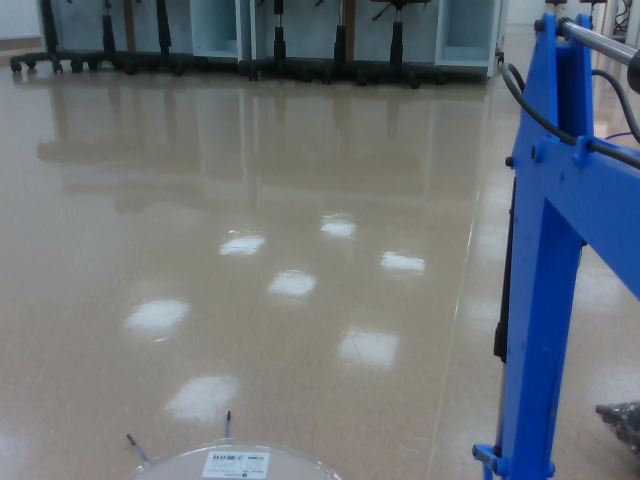
#> input picture perception/dataset/aligned_color_frame7.png, 640 x 480 px, found by its file name
$ python segmentArm.py
#> lines starting #> are read from the running program, lines starting #| are printed output that depends on the picture; after the words box and inside, x2 and y2 are one past the last pixel; in counts of white or black regions, pixels touching at a corner belong together
import numpy as np
import ctypes
import struct
import cv2
from PIL import Image, ImageDraw
import matplotlib.pyplot as plt

def segmentArm(hsv_img, lower, upper):
    # interval 1
    # mask1 = np.where(np.logical_and(hsv_list >= lower_red, hsv_list <= upper_red))
    mask1 = cv2.inRange(hsv_img, lower, upper)
    # [6 lines of commented-out code are left out]
    mask = mask1
    return mask

if __name__=="__main__":
    img_path = '/home/pyhuang/VE450/excavator_arm_obstacle_avoidance/perception/dataset/aligned_color_frame7.png'
    img = cv2.imread(img_path)
#> img is the input picture: shape (480, 640, 3); mean B, G, R 120.7, 114.2, 106.7
    cv2.namedWindow('imageshow', 2)
    cv2.imshow('imageshow', img)

    # direct access
    B = img[:, :, 0]
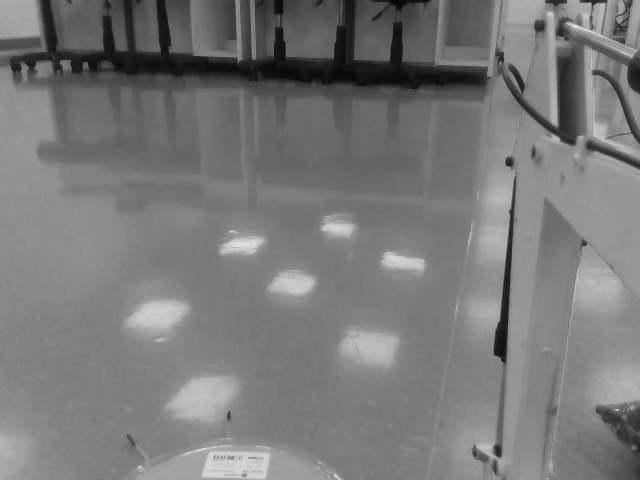
#> B: shape (480, 640); min 6, max 239, mean 120.7
    G = img[:, :, 1]
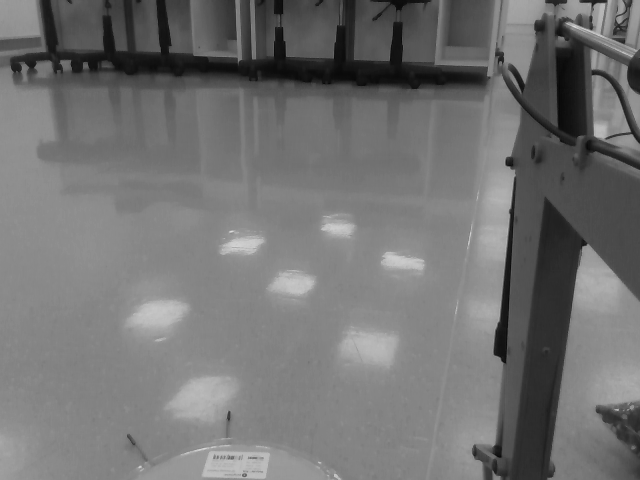
#> G: shape (480, 640); min 6, max 219, mean 114.2
    R = img[:, :, 2]
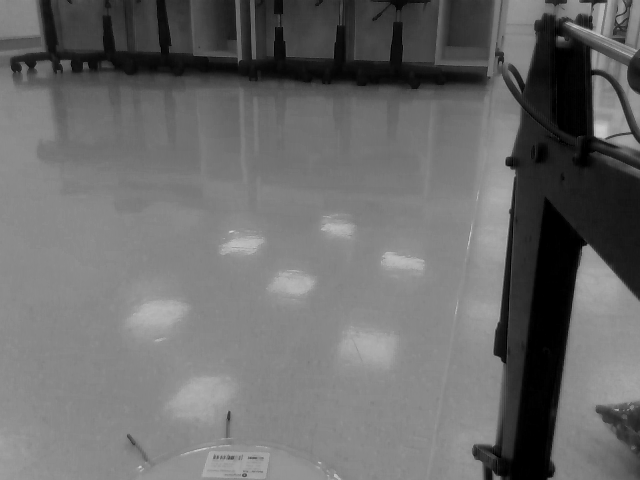
#> R: shape (480, 640); min 0, max 210, mean 106.7

    # wrong BGR -> RGB
    RGB_img = np.zeros_like(img)
    RGB_img[:, :, 0] = R
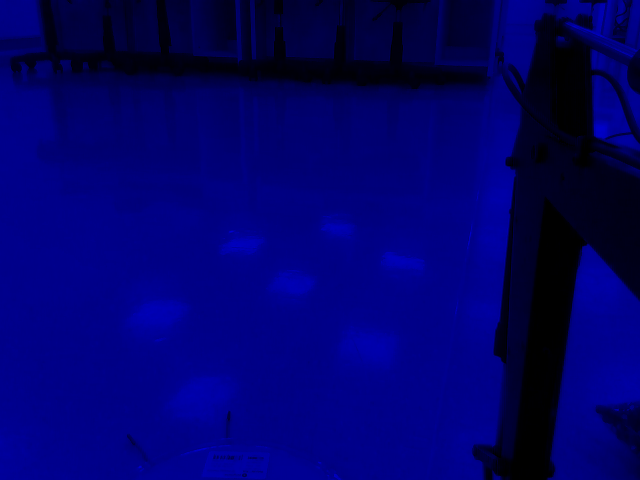
#> RGB_img: shape (480, 640, 3); mean of channels 0, 1, 2 106.7, 0, 0; drawn as B, G, R
    RGB_img[:, :, 1] = G
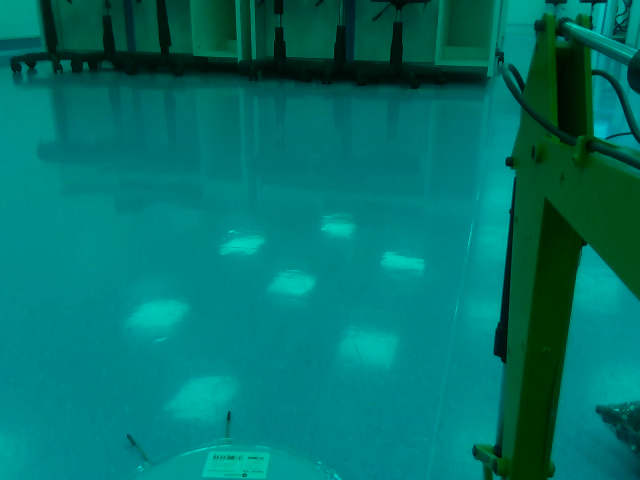
#> RGB_img: shape (480, 640, 3); mean of channels 0, 1, 2 106.7, 114.2, 0; drawn as B, G, R
    RGB_img[:, :, 2] = B
    cv2.namedWindow("RGB?", 2)
    cv2.imshow('RGB?', RGB_img)

    img_hsv = cv2.cvtColor(RGB_img, cv2.COLOR_RGB2HSV)
#> img_hsv: shape (480, 640, 3); mean H, S, V 61.7, 50, 125.6
    def getpos(event, x, y, flags, param):
        if event == cv2.EVENT_LBUTTONDOWN:
            print(img_hsv[y, x])
    cv2.namedWindow("HSV?", 2)
    cv2.imshow("HSV?", img_hsv)
    cv2.setMouseCallback("RGB?", getpos)
    # lower = np.array([90, 43, 46])
    lower = np.array([100, 110, 46])
    upper = np.array([140, 255, 255])
    mask = segmentArm(img_hsv, lower, upper)
#> in segmentArm, `mask1 = cv2.inRange(hsv_img, lower, upper)`:
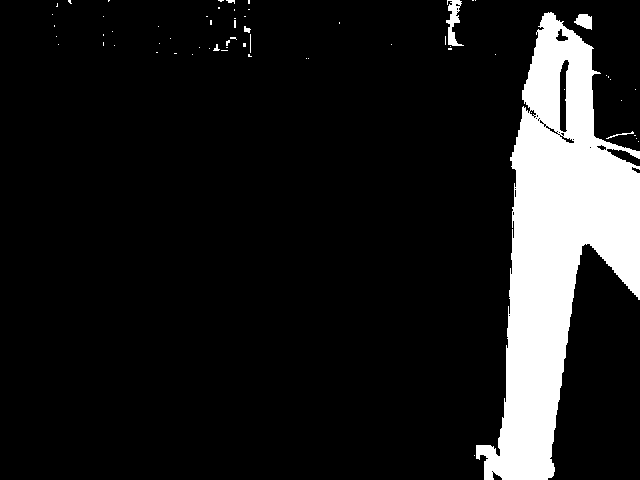
#> mask1: shape (480, 640); 11.8% white; 65 white regions (58 under 20 px), largest, box (x1, y1, x2, y2) and area: (476, 12, 640, 480) 35366, (446, 0, 464, 46) 385, (574, 14, 592, 30) 198
    arm_idx = np.where(mask==255)
#> arm_idx = 36286 positions, rows 0 to 479, columns 52 to 639
    arm_img = RGB_img
    arm_img[arm_idx] = np.array([255, 255, 255])
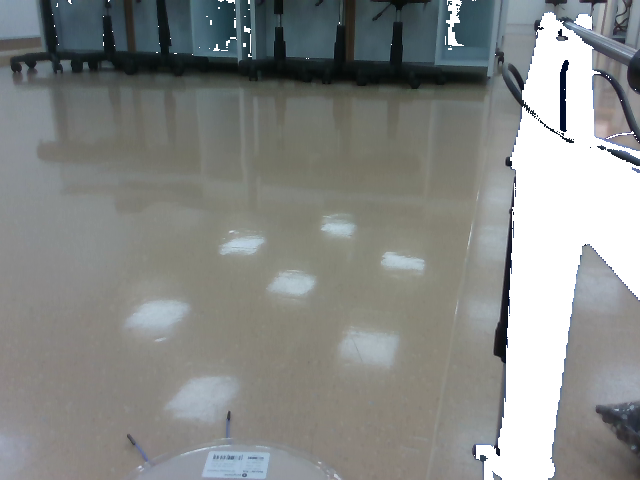
#> arm_img: shape (480, 640, 3); mean R, G, B 134.2, 137, 135.1
    cv2.namedWindow("Arm White", 2)
    cv2.imshow('Arm White', arm_img)

    cv2.waitKey(0)

$ run again, with perception/dataset/aligned_color_frame1.png copied over perception/dataset/aligned_color_frame7.png
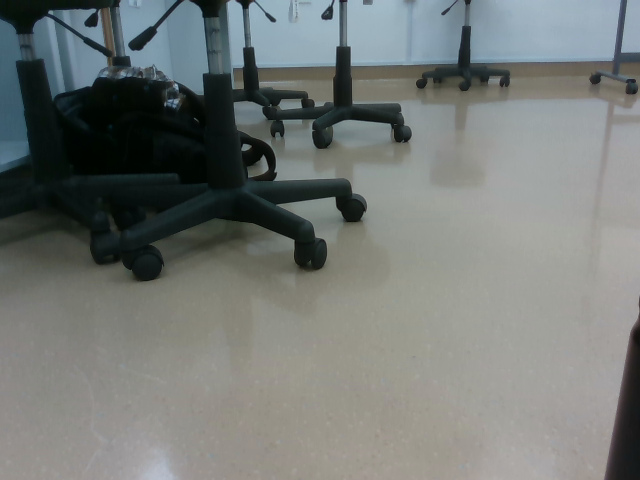
#> input picture perception/dataset/aligned_color_frame1.png, 640 x 480 px, found by its file name
#> img is the input picture: shape (480, 640, 3); mean B, G, R 118.4, 121, 116.5
#> img_hsv: shape (480, 640, 3); mean H, S, V 52.8, 41.1, 124.1
#> in segmentArm, `mask1 = cv2.inRange(hsv_img, lower, upper)`:
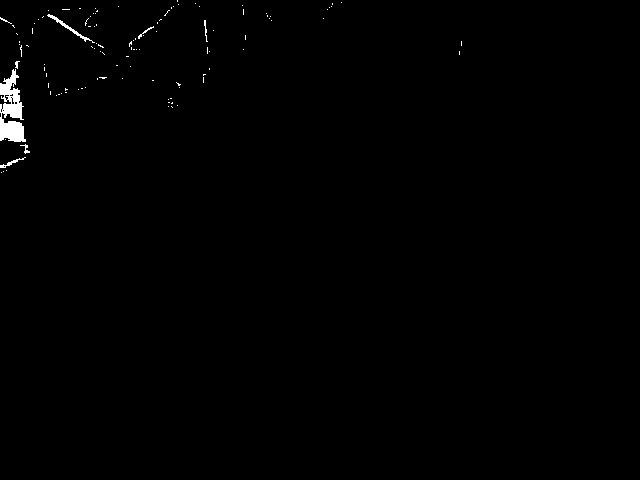
#> mask1: shape (480, 640); 0.57% white; 111 white regions (104 under 20 px), largest, box (x1, y1, x2, y2) and area: (0, 69, 26, 142) 1132, (47, 14, 95, 43) 151, (0, 157, 26, 168) 65
#> arm_idx = 1757 positions, rows 0 to 172, columns 0 to 461
#> `arm_img[arm_idx] = np.array([255, 255, 255])`:
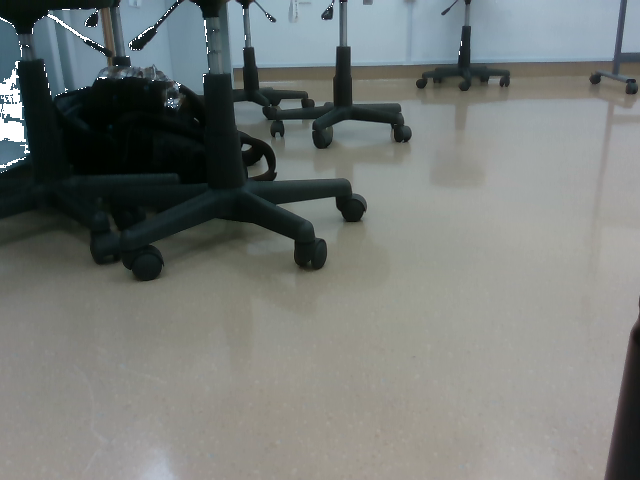
#> arm_img: shape (480, 640, 3); mean R, G, B 117.6, 122, 119.3

$ run again, with perception/dataset/aligned_color_frame10.png copied over perception/dataset/aligned_color_frame7.png
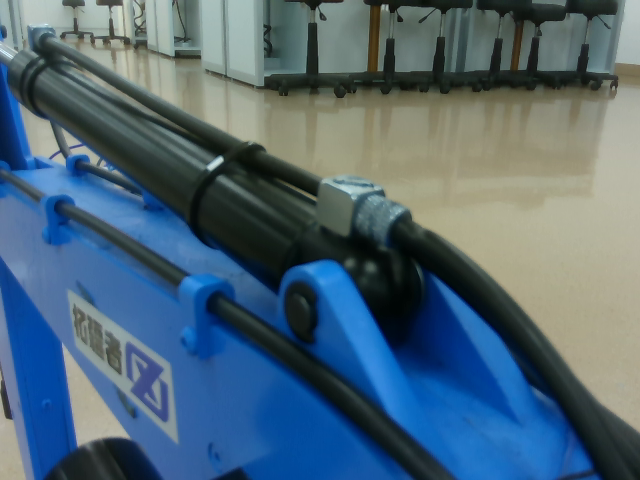
#> input picture perception/dataset/aligned_color_frame10.png, 640 x 480 px, found by its file name
#> img is the input picture: shape (480, 640, 3); mean B, G, R 118.6, 102.5, 78.2
#> img_hsv: shape (480, 640, 3); mean H, S, V 76.4, 107.9, 126.8
#> in segmentArm, `mask1 = cv2.inRange(hsv_img, lower, upper)`:
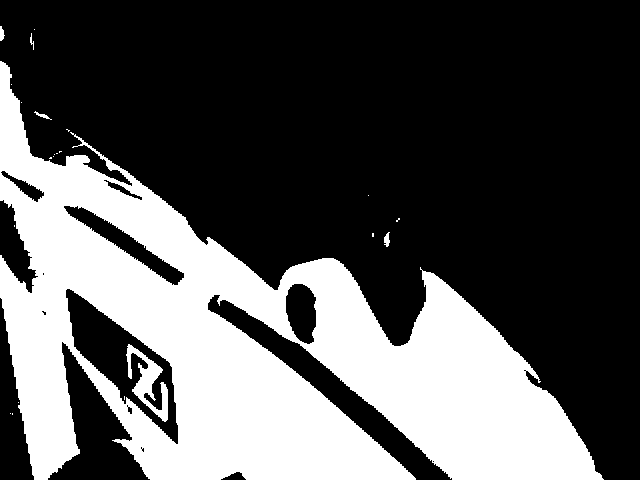
#> mask1: shape (480, 640); 33.6% white; 23 white regions (17 under 20 px), largest, box (x1, y1, x2, y2) and area: (0, 61, 604, 480) 101686, (126, 344, 168, 422) 1214, (384, 232, 390, 247) 60, (0, 26, 5, 41) 51, (34, 111, 52, 120) 46, (30, 33, 34, 50) 28
#> arm_idx = 103133 positions, rows 26 to 479, columns 0 to 603
#> `arm_img[arm_idx] = np.array([255, 255, 255])`:
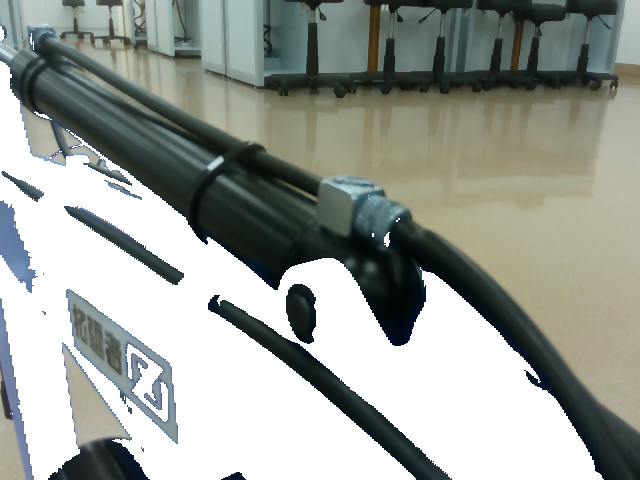
#> arm_img: shape (480, 640, 3); mean R, G, B 153.6, 158.7, 152.3

$ run again, with perception/dataset/aligned_color_frame11.png copied over perception/dataset/aligned_color_frame7.png
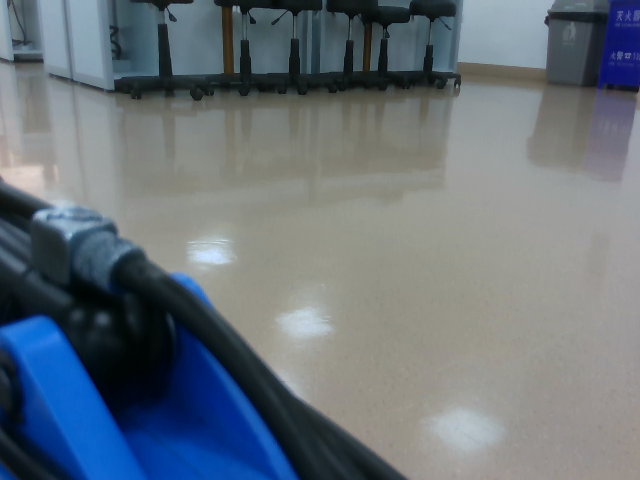
#> input picture perception/dataset/aligned_color_frame11.png, 640 x 480 px, found by its file name
#> img is the input picture: shape (480, 640, 3); mean B, G, R 121.9, 113.5, 103.5
#> img_hsv: shape (480, 640, 3); mean H, S, V 66.3, 64.5, 126.2
#> mask1: shape (480, 640); 11.6% white; 145 white regions (123 under 20 px), largest, box (x1, y1, x2, y2) and area: (0, 313, 302, 480) 28355, (598, 0, 640, 90) 3221, (68, 225, 134, 292) 1858
#> arm_idx = 35757 positions, rows 0 to 479, columns 0 to 639
#> `arm_img[arm_idx] = np.array([255, 255, 255])`:
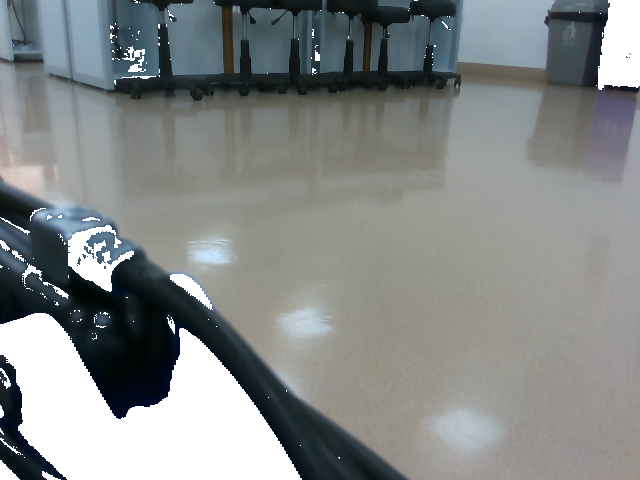
#> arm_img: shape (480, 640, 3); mean R, G, B 131.8, 136.1, 135.3
